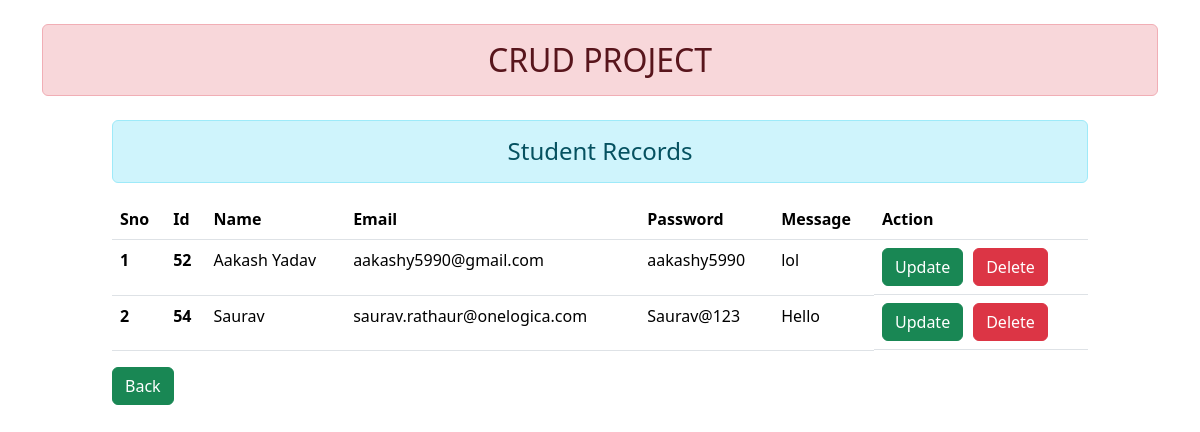
Page /show/ on the committed database.
### enroll/models.py (models this page shows)
class User(models.Model):
    name = models.CharField(max_length=70)
    email = models.EmailField(max_length=70)
    password = models.CharField(max_length=70)
    message = models.CharField(max_length=70)

### enroll/views.py (the view)
# urls.py: path('show/',views.showdata,name="show"),
def showdata(request):
    stud = User.objects.all()
    return render(request,'enroll/showdata.html',{'stu':stud})

### enroll/templates/enroll/showdata.html (shortened to what this page needs)
{% extends 'base.html' %}
{% block content %}
<div class="container-fluid mt-4 ">
    <div class="row">
        <div class="col-sm-10 offset-1">
            <h4 class="alert alert-info text-center">Student Records</h4>
            {% if stu %}
            <table class="table table-hover">
                <thead>
                    <tr>
                      <th scope="col">Sno</th>
                      <th scope="col">Id</th>
                      <th scope="col">Name</th>
                      <th scope="col">Email</th>
                      <th scope="col">Password</th>
                      <th scope="col">Message</th>
                      <th scope="col">Action</th>
                    </tr>
                </thead>
                <tbody>
                    {% for st in stu %}
                    <tr>
                      <th scope="row">{{forloop.counter}}</th>
                      <th>{{st.id}}</th>
                      <td>{{st.name}}</td>
                      <td>{{st.email}}</td>
                      <td>{{st.password}}</td>
                      <td>{{st.message}}</td>
                      <td class="flex">
                        <a href="{% url 'update' st.id %}" class="btn btn-success">Update</a>
                        <form action="{% url 'delete' st.id %}" method="POST">
                            <input type="submit" class="btn btn-danger" value="Delete">
                        </form>
                      </td>
                    </tr>
                    {% endfor %}
                </tbody>
              </table>
              {% else %}
              <h4 class="alert alert-warning text-center">Database is empty</h4>
              {% endif %}
              <a href="{% url 'home' %}" class="btn btn-success">Back</a>
        </div>
    </div>
</div>
{% endblock content %}

### static/css/style.css (style rules this page uses)
.flex { display: flex ; align-items: center; column-gap: 10px; }

### rows in the picture
User: id "52", name "Aakash Yadav", email "aakashy5990@gmail.com", password "aakashy5990", message "lol"
User: id "54", name "Saurav", email "saurav.rathaur@onelogica.com", password "Saurav@123", message "Hello"
